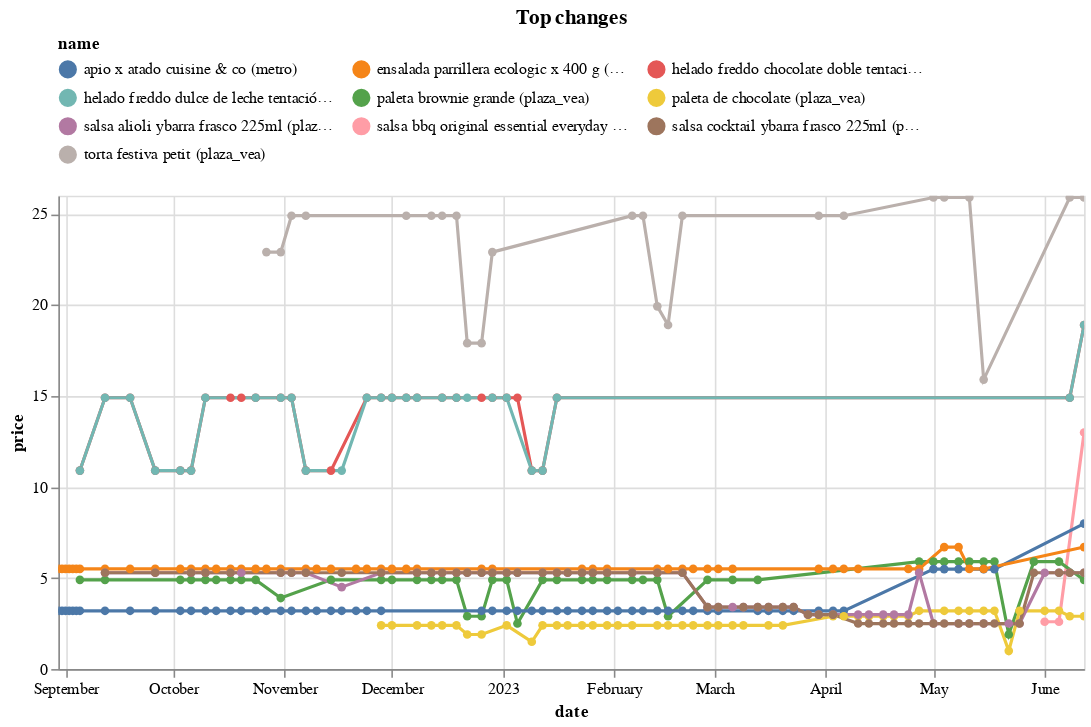

Notebook code cell kept with this figure:
### Code cell
top_changes.head(10).pipe(plot_changes, 'Top changes')

### Figure 1 — Vega-Lite specification as saved in the notebook (floating-point values rounded to 4 significant figures; data arrays with more than 128 entries replaced by an {"elided": "..."} marker saying what was removed)
{"config": {"view": {"continuousWidth": 300, "continuousHeight": 300}, "legend": {"columns": 3, "orient": "top"}}, "data": {"name": "data-a87f6487f23acd7c42d3e2d61b9b88c6"}, "mark": {"type": "line", "point": true}, "encoding": {"color": {"field": "name", "scale": {"domain": ["apio x atado cuisine & co (metro)", "ensalada parrillera ecologic x 400 g (metro)", "helado freddo chocolate doble tentación vaso 375g (plaza_vea)", "helado freddo dulce de leche tentación vaso 375g (plaza_vea)", "paleta brownie grande (plaza_vea)", "paleta de chocolate (plaza_vea)", "salsa alioli ybarra frasco 225ml (plaza_vea)", "salsa bbq original essential everyday botella 510g (plaza_vea)", "salsa cocktail ybarra frasco 225ml (plaza_vea)", "torta festiva petit (plaza_vea)"]}, "type": "nominal"}, "tooltip": [{"field": "name", "type": "nominal"}, {"field": "price", "type": "quantitative"}, {"field": "last_price", "type": "quantitative"}], "x": {"field": "date", "type": "temporal"}, "y": {"field": "price", "type": "quantitative"}}, "params": [{"name": "param_1", "select": {"type": "point", "fields": ["name"]}, "bind": "legend"}, {"name": "param_2", "select": {"type": "interval", "encodings": ["x", "y"]}, "bind": "scales"}], "title": "Top changes", "transform": [{"filter": {"param": "param_1"}}], "width": 650, "$schema": "https://vega.github.io/schema/vega-lite/v5.8.0.json", "datasets": {"data-a87f6487f23acd7c42d3e2d61b9b88c6": {"elided": "398 records"}}}
